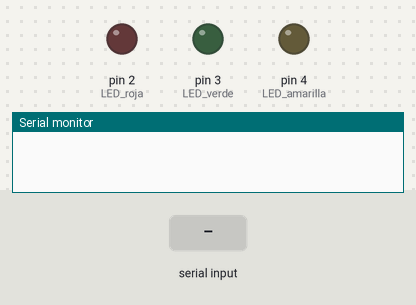
Bench run of a sketch on a simulated Arduino Uno, built with avr-gcc and run on an emulated ATmega328P. Parts: output pins drawn as LEDs (lit = HIGH), the last lines printed to the serial monitor. The inputs (shaded band) are chosen by the test bench.

Above: at 1.2 s.
1.3 s: "1" received over Serial
At 2.3 s:
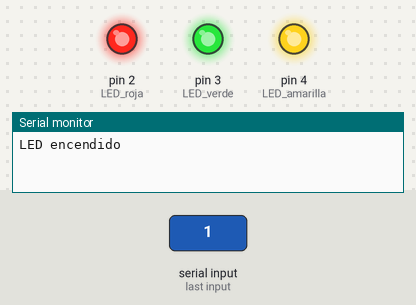
2.8 s: "3" received over Serial
At 3.4 s:
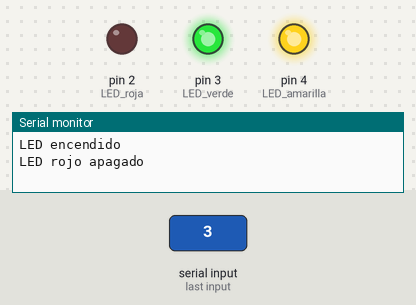
4.3 s: "5" received over Serial
At 5.5 s:
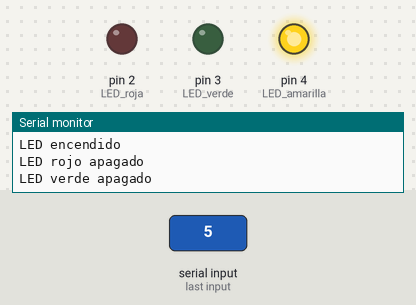
5.8 s: "2" received over Serial
At 6.9 s:
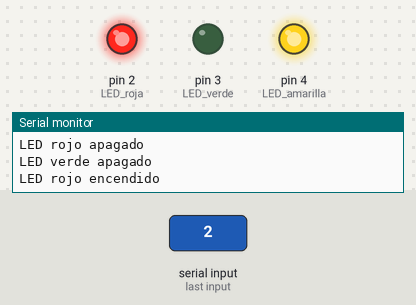
7.3 s: "7" received over Serial
At 8.0 s:
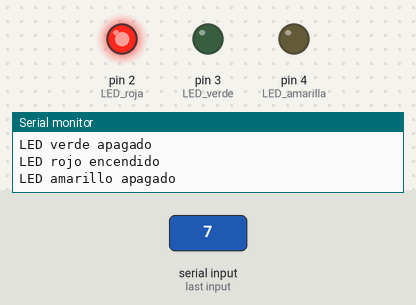
8.8 s: "4" received over Serial
At 9.2 s:
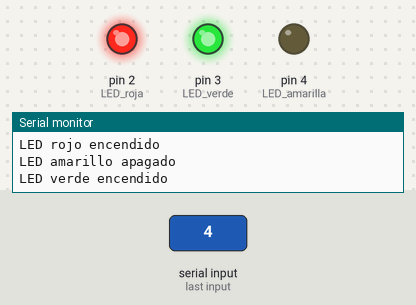
Timing chart, 0 to 11.3 s (numbered marks = the images above; inputs shaded):
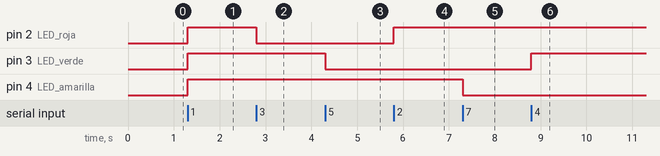

Measured:
- after the input at 1.3 s, pin 2 (LED_roja), pin 3 (LED_verde), pin 4 (LED_amarilla): LOW → HIGH at once
- after the input at 2.8 s, pin 2 (LED_roja): HIGH → LOW at once
- after the input at 4.3 s, pin 3 (LED_verde): HIGH → LOW at once
- after the input at 5.8 s, pin 2 (LED_roja): LOW → HIGH at once
- after the input at 7.3 s, pin 4 (LED_amarilla): HIGH → LOW at once
- after the input at 8.8 s, pin 3 (LED_verde): LOW → HIGH at once

The sketch:

Clase3.ino
```cpp
int estadoLed = 0;

void setup()
{
  pinMode(2, OUTPUT);//LED roja
  pinMode(3, OUTPUT);//LED verde
  pinMode(4, OUTPUT);//LED amarilla
  Serial.begin(9600);

}

void loop()
{
  if (Serial.available()>0)
  {
    //Encender todo
    int estadoMonitor = Serial.read();
    if (estadoMonitor == '1')
    {
      digitalWrite(2, HIGH);
      digitalWrite(3, HIGH);
      digitalWrite(4, HIGH);
      Serial.println("LED encendido");

    }else if (estadoMonitor == '0')
    {//Apagar todo
      digitalWrite(2, LOW);
      digitalWrite(3, LOW);
      digitalWrite(4, LOW);
      Serial.println("LED apagado");

    }
    //Encendero rojo
    if (estadoMonitor == '2')
    {
      digitalWrite(2, HIGH);
      Serial.println("LED rojo encendido");
    }else if (estadoMonitor == '3')
    {//Apagar rojo
      digitalWrite(2, LOW);
      Serial.println("LED rojo apagado");
    }
    //Encender verde
    if (estadoMonitor == '4')
    {
      digitalWrite(3, HIGH);
      Serial.println("LED verde encendido");
    }else if (estadoMonitor == '5')
    {
      //Apagar verde
      digitalWrite(3, LOW);
      Serial.println("LED verde apagado");
    }
    //Encender amarillo
    if (estadoMonitor == '6')
    {
      digitalWrite(4, HIGH);
      Serial.println("LED amarillo encendido");
    }else if (estadoMonitor == '7')
    {
      //Apagar amarillo
      digitalWrite(4, LOW);
      Serial.println("LED amarillo apagado");
    }
  }
}
```
